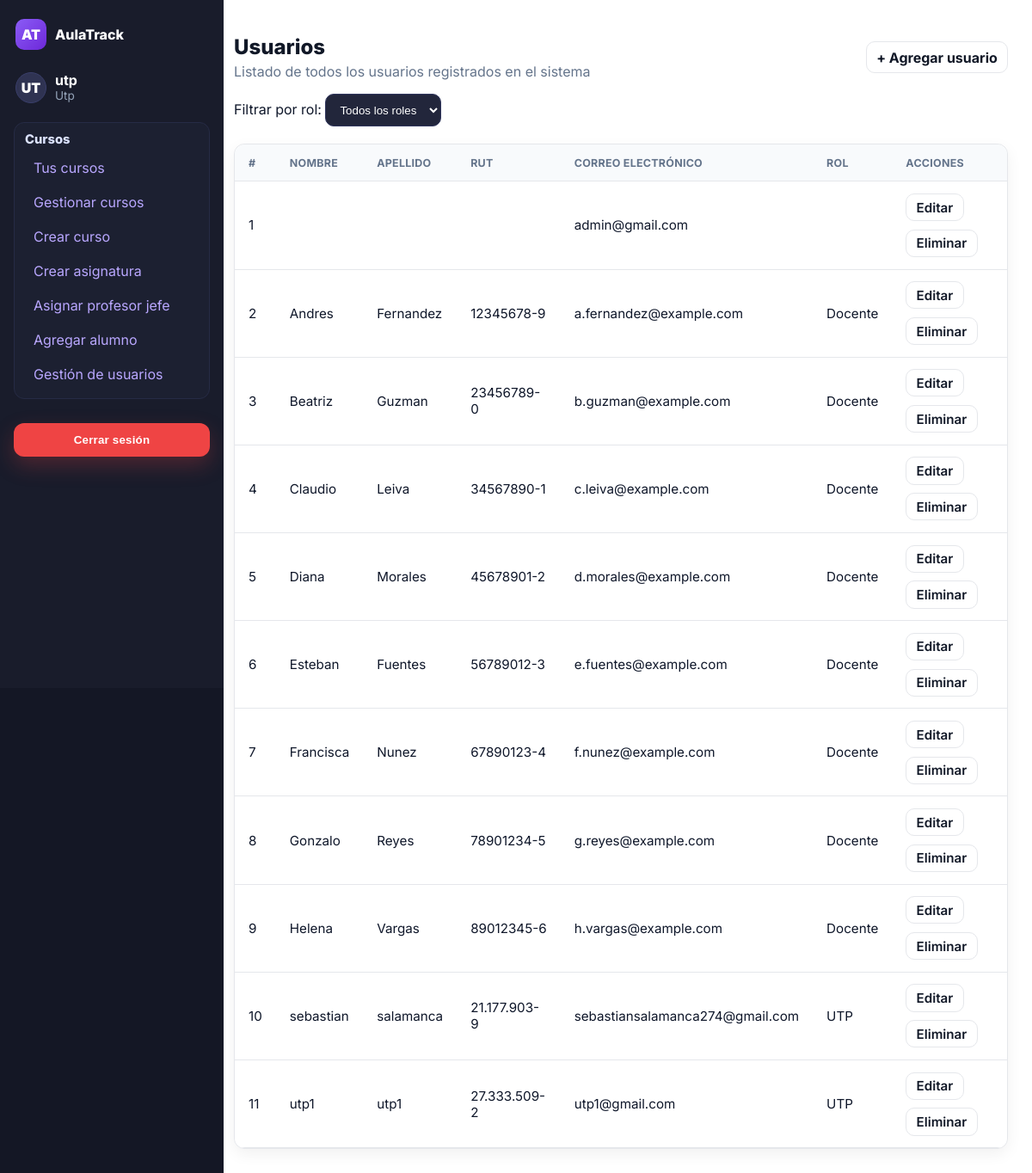
Before: /gestion_usuario/ (signed in) with the older database file.
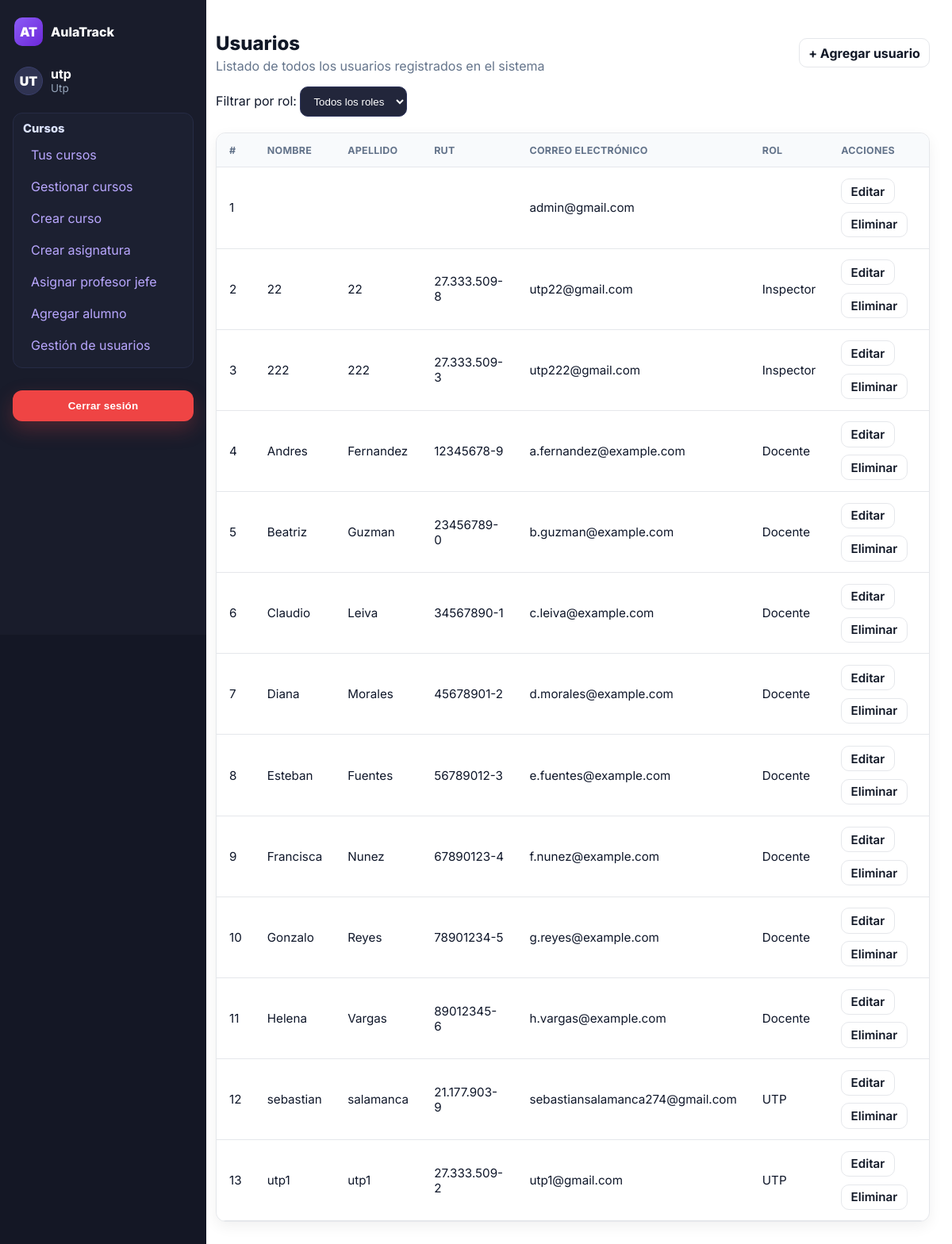
After: the same page with the newer database file.
### usuarios/models.py (models this page shows, shortened)
class Usuario(AbstractUser):
    nombres = models.CharField(max_length=100)
    apellidos = models.CharField(max_length=100)
    rut = models.CharField(max_length=12, unique=True, validators=[rut_validator])
    ROLE_DOCENTE = 'docente'
    ROLE_UTP = 'utp'
    ROLE_INSPECTOR = 'inspector'
    ROLE_CHOICES = [
        (ROLE_DOCENTE, 'Docente'),
        (ROLE_UTP, 'UTP'),
        (ROLE_INSPECTOR, 'Inspector'),
    ]
    role = models.CharField(max_length=20, choices=ROLE_CHOICES)

### usuarios/views.py (the view)
# urls.py: path('gestion_usuario/', views.gestion_usuario, name='gestion_usuario'),
def gestion_usuario(request):
    if request.user.role != 'utp':
        return HttpResponseForbidden("No tienes permisos para ver esta página.")
    rol_seleccionado = request.GET.get('rol', '')
    usuarios_filtrados = Usuario.objects.all().order_by('nombres', 'apellidos')
    if rol_seleccionado:
        usuarios_filtrados = usuarios_filtrados.filter(role=rol_seleccionado)
    roles = Usuario.ROLE_CHOICES
    context = {
        'usuarios_filtrados': usuarios_filtrados,
        'roles': roles,
        'rol_seleccionado': rol_seleccionado,
    }
    return render(request, "gestion_usuario.html", context)

### usuarios/templates/gestion_usuario.html (shortened to what this page needs)
{% extends 'base.html' %}
{% load static dict_extras %}
{% block extra_css %}
<link rel="stylesheet" href="{% static 'css/cursos_lista.css' %}">
{% endblock %}
{% block content %}
<div class="page-head flex-between">
  <div>
    <h1>Usuarios</h1>
    <div class="hint">Listado de todos los usuarios registrados en el sistema</div>
  </div>
  <div>
    <a class="btn" href="{% url 'usuarios:registro' %}">+ Agregar usuario</a>
  </div>
</div>
<div class="filter-bar">
  <form method="get">
    <label for="rol">Filtrar por rol:</label>
    <select name="rol" id="rol" onchange="this.form.submit()">
      <option value="">Todos los roles</option>
    </select>
  </form>
  <br>
</div>
<div class="table-wrap">
  <table class="table">
    <thead>
      <tr>
        <th>#</th>
        <th>Nombre</th>
        <th>Apellido</th>
        <th>RUT</th>
        <th>Correo electrónico</th>
        <th>Rol</th>
        <th>Acciones</th>
      </tr>
    </thead>
    <tbody>
      {% for usuario in usuarios_filtrados %}
        <tr>
          <td>{{ forloop.counter }}</td>
          <td>{{ usuario.nombres }}</td>
          <td>{{ usuario.apellidos }}</td>
          <td>{{ usuario.rut }}</td>
          <td>{{ usuario.email }}</td>
          <td>{{ usuario.get_role_display }}</td>
          <td class="cell-actions">
            <a class="link" href="{% url 'usuarios:editar_usuario' usuario.id %}">Editar</a>
            <a class="link text-danger"
              href="{% url 'usuarios:eliminar_usuario' usuario.id %}"
              onclick="return confirm('¿Estás seguro de que deseas eliminar este usuario?');">
              Eliminar
            </a>
          </td>
        </tr>
      {% empty %}
        <tr><td colspan="7">No hay usuarios registrados.</td></tr>
      {% endfor %}
    </tbody>
  </table>
</div>
{% endblock %}

### usuarios/templates/base.html (shortened to what this page needs)
{% load static %}
<!DOCTYPE html>
<html lang="es">
<head>
    <link rel="stylesheet" href="{% static 'css/base.css' %}">
    {% block extra_css %}{% endblock %}
</head>
<body>
<main class="app">
    <aside class="sidebar" aria-label="Barra lateral">
        <div class="sidebar-top">
            <div class="brand">
                <div class="logo" aria-hidden="true">AT</div>
                <div class="name">AulaTrack</div>
            </div>
            {% if user.is_authenticated %}
            <div class="profile" aria-label="Perfil usuario">
                <div class="avatar" aria-hidden="true">
                    {{ user.username|slice:":2"|upper }}
                </div>
                <div>
                    <div class="docente">{{ user.username }}</div>
                    <div class="rol">{{ user.role|title|default:"Sin rol" }}</div>
                </div>
            </div>
            <nav aria-label="Menú principal" class="menu">
                <div class="nav-section">
                    <h4>Cursos</h4>
                    <ul>
                        <li><a href="{% url 'usuarios:home_page' %}">Tus cursos</a></li>
                        {% if user.role == "utp" %}
                            <li><a href="{% url 'usuarios:cursos_lista' %}">Gestionar cursos</a></li>
                            <li><a href="{% url 'usuarios:crear_curso' %}">Crear curso</a></li>
                            <li><a href="{% url 'usuarios:crear_asignatura' %}">Crear asignatura</a></li>
                            <li><a href="{% url 'usuarios:asignar_profesor_jefe' %}">Asignar profesor jefe</a></li>
                            <li><a href="{% url 'usuarios:agregar_alumno' %}">Agregar alumno</a></li>
                            <li><a href="{% url 'usuarios:gestion_usuario' %}">Gestión de usuarios</a></li>
                        {% elif user.role == "docente" %}
                            <li><a href="{% url 'usuarios:home_page' %}">Mis cursos</a></li>
                        {% elif user.role == "alumno" %}
                            <li><a href="{% url 'usuarios:home_page' %}">Mi inicio</a></li>
                        {% endif %}
                    </ul>
                </div>
            </nav>
            <div class="logout">
                <form method="post" action="{% url 'usuarios:logout' %}">
                    <button type="submit" class="logout-btn">Cerrar sesión</button>
                </form>
            </div>
            {% endif %}
        </div>
    </aside>
    <section class="main">
        <div class="content">
            {% block content %}{% endblock %}
        </div>
    </section>
</main>
</body>
</html>

### usuarios/static/css/base.css (style rules this page uses)
:root { --brand-300:#c084fc; --brand-400:#b072ff; --brand-500:#a855f7; --brand-600:#8b5cf6; --brand-700:#7c3aed; --brand-800:#6d28d9; --bg-900:#141725; --bg-800:#191c2b; --bg-700:#1f2333; --panel:#23273a; --panel-2:#2b3050; --txt-100:#f3f4f6; --txt-200:#e5e7eb; --txt-400:#cbd5e1; --txt-600:#94a3b8; --success:#22c55e; --warning:#f59e0b; --danger:#ef4444; --ring: rgba(168,85,247,.45); --shadow: 0 10px 30px rgba(0,0,0,.35); --radius: 14px; }
* { box-sizing:border-box }
html,body { height:100% }
body { margin:0; font-family: Inter, system-ui, -apple-system, Segoe UI, Roboto, Helvetica, Arial, sans-serif; color:var(--txt-200); background: var(--bg-900); }
a { color:var(--brand-400);text-decoration:none }
h1,h2,h3 { margin:0 0 .5rem;color:#fff }
.hint { color:var(--txt-600) }
.app { display:grid; grid-template-columns:260px 1fr; min-height:100vh; }
.main { background:var(--bg-700); padding:24px 28px 28px 12px; }
.content { max-width:none;width:100%;margin:0 }
.sidebar { background:var(--bg-800); color:var(--txt-200); width:260px; height:100vh; display:flex; flex-direction:column; padding:18px 16px; }
.sidebar-top { display:flex; flex-direction:column; gap:16px; flex:1; }
.brand { display:flex;align-items:center;gap:10px; font-weight:800;color:#fff;margin:4px 2px 4px; }
.brand .logo { width:36px;height:36px;display:grid;place-items:center;border-radius:10px; background:linear-gradient(135deg,var(--brand-600),var(--brand-800)); color:#fff;font-weight:900; }
.profile { display:flex;gap:10px;align-items:center; margin:6px 2px 2px; }
.profile .avatar { width:36px;height:36px;border-radius:999px;display:grid;place-items:center; background:#2f3352;color:#fff;font-weight:900;border:1px solid #3a3f6b; }
.profile .docente { color:#fff;font-weight:700;line-height:1.1 }
.profile .rol { color:var(--txt-600);font-size:.85rem }
.menu { margin-top:4px }
.nav-section { background:#1c2031; border:1px solid #262b45; border-radius:12px; padding:10px 12px; }
.nav-section h4 { margin:0 0 6px; color:#dbe2ff; font-weight:800; font-size:.92rem; }
.nav-section ul { list-style:none; margin:0; padding:0; display:grid; gap:4px; }
.nav-section a { display:block; padding:8px 10px; border-radius:10px; color:#b9a7ff; }
.logout { margin-top:12px; }
.sidebar .logout-btn { width:100%; padding:.75rem 1rem; border:0; border-radius:12px; background: var(--danger); color:#fff; font-weight:800; letter-spacing:.2px; cursor:pointer; transition: background .2s ease, transform .05s ease, box-shadow .2s ease; box-shadow:0 10px 24px rgba(239,68,68,.25); }
.input, select { background:#22263b;border:1px solid #30365e;color:#fff; padding:.6rem .75rem;border-radius:10px;outline:0;transition:border .2s, box-shadow .2s; }
.topCta,.cta,.btn { display:inline-flex;align-items:center;justify-content:center; gap:.5rem;padding:.6rem 1rem;border-radius:999px;border:0;cursor:pointer;font-weight:700; transition:transform .05s ease, box-shadow .2s ease, background .2s ease; }
table { width:100%;border-collapse:collapse;border-radius:12px;overflow:hidden;background:transparent }
thead th { background:linear-gradient(135deg, #2a2f4b, #252946); color:#fff;text-align:left;padding:.85rem;border-bottom:1px solid #32365a;font-weight:700 }
tbody td { padding:.8rem;border-bottom:1px solid #2a2e4a;color:var(--txt-200) }

Changed rows visible on the page:
added Usuario: nombres "22", apellidos "22", rut "27.333.509-8", email "utp22@gmail.com", role "Inspector"
added Usuario: nombres "222", apellidos "222", rut "27.333.509-3", email "utp222@gmail.com", role "Inspector"
